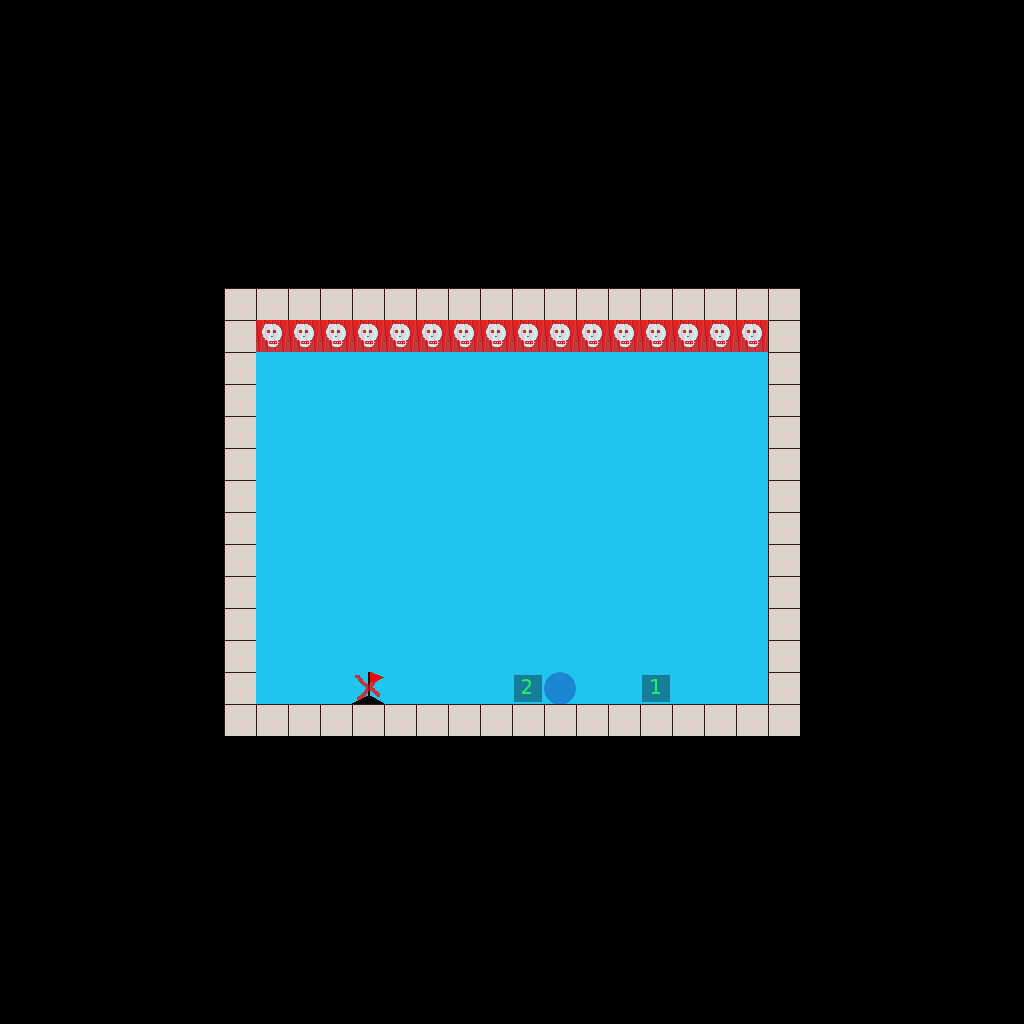

Rendered tile map (Tiled .tmx) drawn with the repository's tilesets; below, a short description and the full map source, tile grids included:
An orthogonal 32x32 tile map with 32x32 px tiles, 2 tile layers (mapa, geometria).

<map version="1.0" orientation="orthogonal" width="32" height="32" tilewidth="32" tileheight="32">
 <tileset firstgid="1" name="tileset" tilewidth="32" tileheight="32">
  <image source="../gfx/tileset.png" width="256" height="256" />
 </tileset>
 <layer name="mapa" width="32" height="32">
  <data encoding="csv">
0,0,0,0,0,0,0,0,0,0,0,0,0,0,0,0,0,0,0,0,0,0,0,0,0,0,0,0,0,0,0,0,
0,0,0,0,0,0,0,0,0,0,0,0,0,0,0,0,0,0,0,0,0,0,0,0,0,0,0,0,0,0,0,0,
0,0,0,0,0,0,0,0,0,0,0,0,0,0,0,0,0,0,0,0,0,0,0,0,0,0,0,0,0,0,0,0,
0,0,0,0,0,0,0,0,0,0,0,0,0,0,0,0,0,0,0,0,0,0,0,0,0,0,0,0,0,0,0,0,
0,0,0,0,0,0,0,0,0,0,0,0,0,0,0,0,0,0,0,0,0,0,0,0,0,0,0,0,0,0,0,0,
0,0,0,0,0,0,0,0,0,0,0,0,0,0,0,0,0,0,0,0,0,0,0,0,0,0,0,0,0,0,0,0,
0,0,0,0,0,0,0,0,0,0,0,0,0,0,0,0,0,0,0,0,0,0,0,0,0,0,0,0,0,0,0,0,
0,0,0,0,0,0,0,0,0,0,0,0,0,0,0,0,0,0,0,0,0,0,0,0,0,0,0,0,0,0,0,0,
0,0,0,0,0,0,0,0,0,0,0,0,0,0,0,0,0,0,0,0,0,0,0,0,0,0,0,0,0,0,0,0,
0,0,0,0,0,0,0,2,2,2,2,2,2,2,2,2,2,2,2,2,2,2,2,2,2,0,0,0,0,0,0,0,
0,0,0,0,0,0,0,2,9,9,9,9,9,9,9,9,9,9,9,9,9,9,9,9,2,0,0,0,0,0,0,0,
0,0,0,0,0,0,0,2,1,1,1,1,1,1,1,1,1,1,1,1,1,1,1,1,2,0,0,0,0,0,0,0,
0,0,0,0,0,0,0,2,1,1,1,1,1,1,1,1,1,1,1,1,1,1,1,1,2,0,0,0,0,0,0,0,
0,0,0,0,0,0,0,2,1,1,1,1,1,1,1,1,1,1,1,1,1,1,1,1,2,0,0,0,0,0,0,0,
0,0,0,0,0,0,0,2,1,1,1,1,1,1,1,1,1,1,1,1,1,1,1,1,2,0,0,0,0,0,0,0,
0,0,0,0,0,0,0,2,1,1,1,1,1,1,1,1,1,1,1,1,1,1,1,1,2,0,0,0,0,0,0,0,
0,0,0,0,0,0,0,2,1,1,1,1,1,1,1,1,1,1,1,1,1,1,1,1,2,0,0,0,0,0,0,0,
0,0,0,0,0,0,0,2,1,1,1,1,1,1,1,1,1,1,1,1,1,1,1,1,2,0,0,0,0,0,0,0,
0,0,0,0,0,0,0,2,1,1,1,1,1,1,1,1,1,1,1,1,1,1,1,1,2,0,0,0,0,0,0,0,
0,0,0,0,0,0,0,2,1,1,1,1,1,1,1,1,1,1,1,1,1,1,1,1,2,0,0,0,0,0,0,0,
0,0,0,0,0,0,0,2,1,1,1,1,1,1,1,1,1,1,1,1,1,1,1,1,2,0,0,0,0,0,0,0,
0,0,0,0,0,0,0,2,1,1,1,3,1,1,1,1,1,1,1,1,1,1,1,1,2,0,0,0,0,0,0,0,
0,0,0,0,0,0,0,2,2,2,2,2,2,2,2,2,2,2,2,2,2,2,2,2,2,0,0,0,0,0,0,0,
0,0,0,0,0,0,0,0,0,0,0,0,0,0,0,0,0,0,0,0,0,0,0,0,0,0,0,0,0,0,0,0,
0,0,0,0,0,0,0,0,0,0,0,0,0,0,0,0,0,0,0,0,0,0,0,0,0,0,0,0,0,0,0,0,
0,0,0,0,0,0,0,0,0,0,0,0,0,0,0,0,0,0,0,0,0,0,0,0,0,0,0,0,0,0,0,0,
0,0,0,0,0,0,0,0,0,0,0,0,0,0,0,0,0,0,0,0,0,0,0,0,0,0,0,0,0,0,0,0,
0,0,0,0,0,0,0,0,0,0,0,0,0,0,0,0,0,0,0,0,0,0,0,0,0,0,0,0,0,0,0,0,
0,0,0,0,0,0,0,0,0,0,0,0,0,0,0,0,0,0,0,0,0,0,0,0,0,0,0,0,0,0,0,0,
0,0,0,0,0,0,0,0,0,0,0,0,0,0,0,0,0,0,0,0,0,0,0,0,0,0,0,0,0,0,0,0,
0,0,0,0,0,0,0,0,0,0,0,0,0,0,0,0,0,0,0,0,0,0,0,0,0,0,0,0,0,0,0,0,
0,0,0,0,0,0,0,0,0,0,0,0,0,0,0,0,0,0,0,0,0,0,0,0,0,0,0,0,0,0,0,0
</data>
 </layer>
 <layer name="geometria" width="32" height="32" opacity="0.72">
  <data encoding="csv">
0,0,0,0,0,0,0,0,0,0,0,0,0,0,0,0,0,0,0,0,0,0,0,0,0,0,0,0,0,0,0,0,
0,0,0,0,0,0,0,0,0,0,0,0,0,0,0,0,0,0,0,0,0,0,0,0,0,0,0,0,0,0,0,0,
0,0,0,0,0,0,0,0,0,0,0,0,0,0,0,0,0,0,0,0,0,0,0,0,0,0,0,0,0,0,0,0,
0,0,0,0,0,0,0,0,0,0,0,0,0,0,0,0,0,0,0,0,0,0,0,0,0,0,0,0,0,0,0,0,
0,0,0,0,0,0,0,0,0,0,0,0,0,0,0,0,0,0,0,0,0,0,0,0,0,0,0,0,0,0,0,0,
0,0,0,0,0,0,0,0,0,0,0,0,0,0,0,0,0,0,0,0,0,0,0,0,0,0,0,0,0,0,0,0,
0,0,0,0,0,0,0,0,0,0,0,0,0,0,0,0,0,0,0,0,0,0,0,0,0,0,0,0,0,0,0,0,
0,0,0,0,0,0,0,0,0,0,0,0,0,0,0,0,0,0,0,0,0,0,0,0,0,0,0,0,0,0,0,0,
0,0,0,0,0,0,0,0,0,0,0,0,0,0,0,0,0,0,0,0,0,0,0,0,0,0,0,0,0,0,0,0,
0,0,0,0,0,0,0,34,34,34,34,34,34,34,34,34,34,34,34,34,34,34,34,34,34,0,0,0,0,0,0,0,
0,0,0,0,0,0,0,34,36,36,36,36,36,36,36,36,36,36,36,36,36,36,36,36,34,0,0,0,0,0,0,0,
0,0,0,0,0,0,0,34,0,0,0,0,0,0,0,0,0,0,0,0,0,0,0,0,34,0,0,0,0,0,0,0,
0,0,0,0,0,0,0,34,0,0,0,0,0,0,0,0,0,0,0,0,0,0,0,0,34,0,0,0,0,0,0,0,
0,0,0,0,0,0,0,34,0,0,0,0,0,0,0,0,0,0,0,0,0,0,0,0,34,0,0,0,0,0,0,0,
0,0,0,0,0,0,0,34,0,0,0,0,0,0,0,0,0,0,0,0,0,0,0,0,34,0,0,0,0,0,0,0,
0,0,0,0,0,0,0,34,0,0,0,0,0,0,0,0,0,0,0,0,0,0,0,0,34,0,0,0,0,0,0,0,
0,0,0,0,0,0,0,34,0,0,0,0,0,0,0,0,0,0,0,0,0,0,0,0,34,0,0,0,0,0,0,0,
0,0,0,0,0,0,0,34,0,0,0,0,0,0,0,0,0,0,0,0,0,0,0,0,34,0,0,0,0,0,0,0,
0,0,0,0,0,0,0,34,0,0,0,0,0,0,0,0,0,0,0,0,0,0,0,0,34,0,0,0,0,0,0,0,
0,0,0,0,0,0,0,34,0,0,0,0,0,0,0,0,0,0,0,0,0,0,0,0,34,0,0,0,0,0,0,0,
0,0,0,0,0,0,0,34,0,0,0,0,0,0,0,0,0,0,0,0,0,0,0,0,34,0,0,0,0,0,0,0,
0,0,0,0,0,0,0,34,0,0,0,35,0,0,0,0,38,33,0,0,37,0,0,0,34,0,0,0,0,0,0,0,
0,0,0,0,0,0,0,34,34,34,34,34,34,34,34,34,34,34,34,34,34,34,34,34,34,0,0,0,0,0,0,0,
0,0,0,0,0,0,0,0,0,0,0,0,0,0,0,0,0,0,0,0,0,0,0,0,0,0,0,0,0,0,0,0,
0,0,0,0,0,0,0,0,0,0,0,0,0,0,0,0,0,0,0,0,0,0,0,0,0,0,0,0,0,0,0,0,
0,0,0,0,0,0,0,0,0,0,0,0,0,0,0,0,0,0,0,0,0,0,0,0,0,0,0,0,0,0,0,0,
0,0,0,0,0,0,0,0,0,0,0,0,0,0,0,0,0,0,0,0,0,0,0,0,0,0,0,0,0,0,0,0,
0,0,0,0,0,0,0,0,0,0,0,0,0,0,0,0,0,0,0,0,0,0,0,0,0,0,0,0,0,0,0,0,
0,0,0,0,0,0,0,0,0,0,0,0,0,0,0,0,0,0,0,0,0,0,0,0,0,0,0,0,0,0,0,0,
0,0,0,0,0,0,0,0,0,0,0,0,0,0,0,0,0,0,0,0,0,0,0,0,0,0,0,0,0,0,0,0,
0,0,0,0,0,0,0,0,0,0,0,0,0,0,0,0,0,0,0,0,0,0,0,0,0,0,0,0,0,0,0,0,
0,0,0,0,0,0,0,0,0,0,0,0,0,0,0,0,0,0,0,0,0,0,0,0,0,0,0,0,0,0,0,0
</data>
 </layer>
</map>
